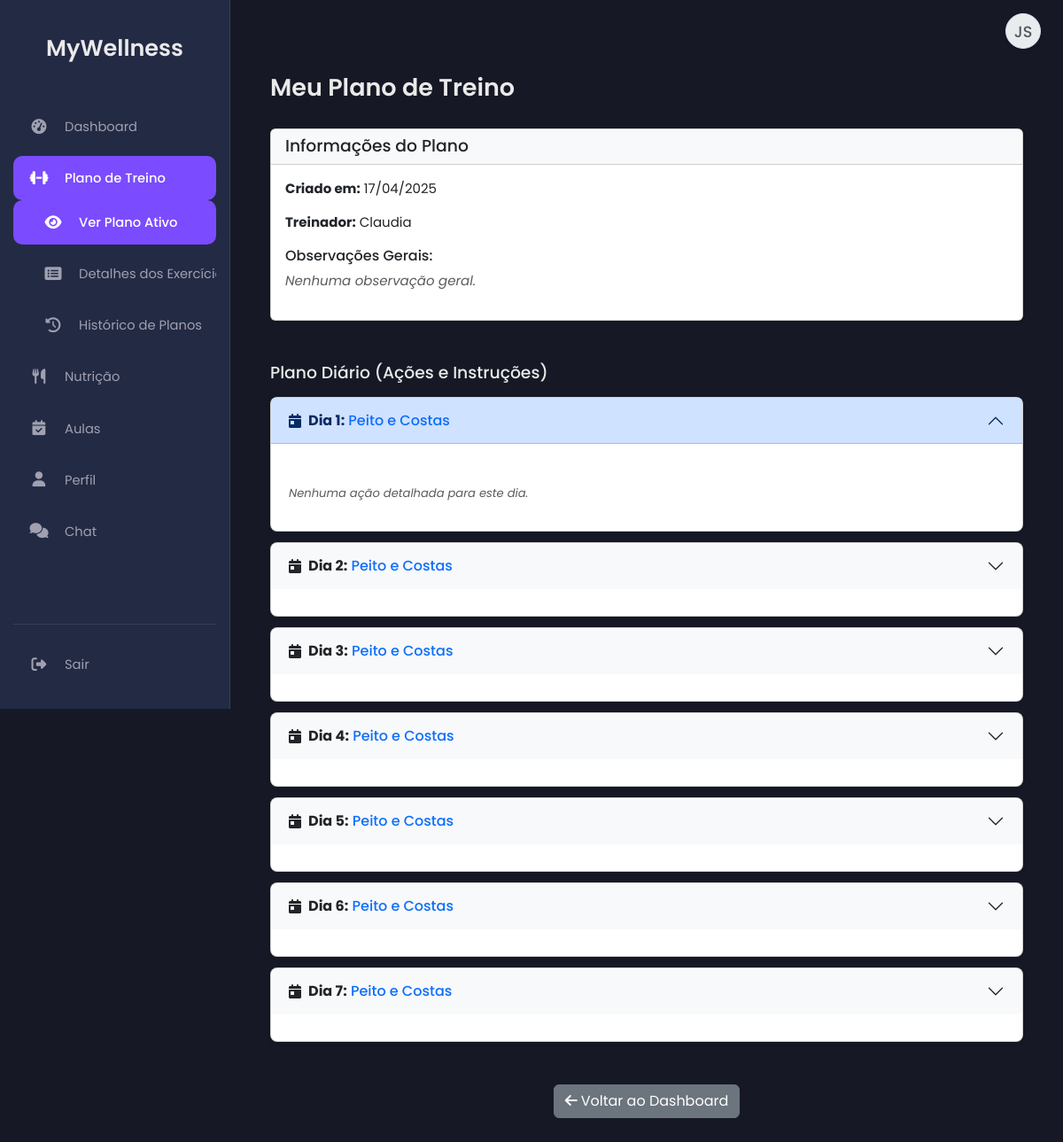
Page /workout_hub.php (signed in) on the earlier database version.
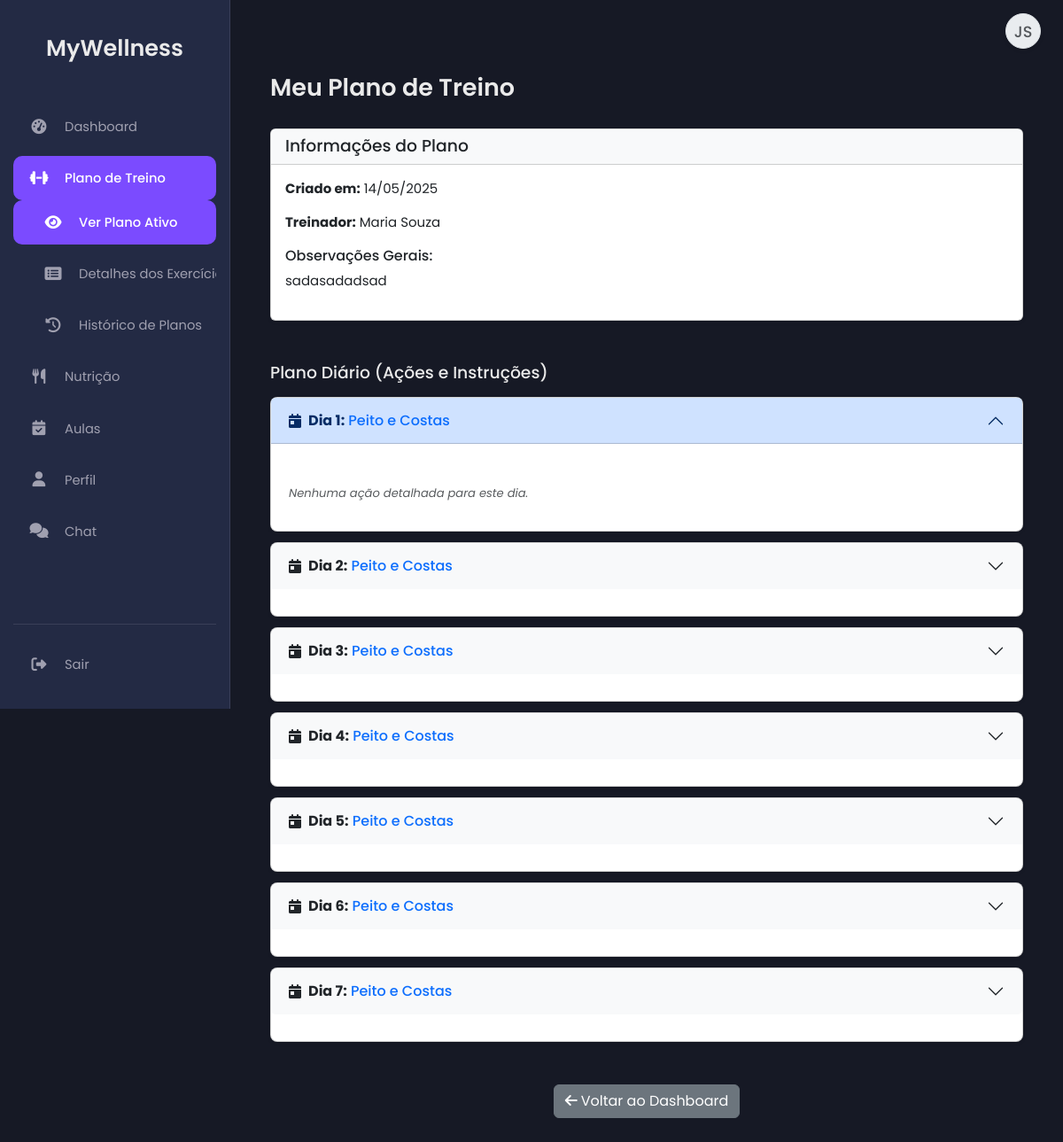
Same page on the later database version.
### tables this page shows
CREATE TABLE `workout_plans` (
  `id` int(11) NOT NULL,
  `client_id` int(11) NOT NULL,
  `trainer_id` int(11) NOT NULL,
  `plan_details` text NOT NULL,
  `created_at` timestamp NOT NULL DEFAULT current_timestamp(),
  `is_active` tinyint(1) DEFAULT 0
);

CREATE TABLE `users` (
  `id` int(11) NOT NULL,
  `name` varchar(100) NOT NULL,
  `email` varchar(100) NOT NULL,
  `numero_telemovel` varchar(25) DEFAULT NULL COMMENT 'Número de telemóvel do utilizador',
  `password` varchar(255) NOT NULL,
  `role` enum('client','trainer','nutritionist','admin','receptionist') DEFAULT NULL,
  `token` varchar(255) DEFAULT NULL,
  `reset_token` varchar(255) DEFAULT NULL,
  `reset_token_expires_at` datetime DEFAULT NULL,
  `first_login` tinyint(1) NOT NULL DEFAULT 1,
  `created_at` timestamp NOT NULL DEFAULT current_timestamp(),
  `profile_picture` varchar(255) DEFAULT NULL
);

CREATE TABLE `workout_plan_days` (
  `id` int(11) NOT NULL,
  `workout_plan_id` int(11) DEFAULT NULL,
  `day_name` varchar(255) NOT NULL,
  `day_details` text DEFAULT NULL,
  `day_option_id` int(11) DEFAULT NULL
);

CREATE TABLE `day_options` (
  `id` int(11) NOT NULL,
  `name` varchar(255) NOT NULL
);

### workout_hub.php (the view, shortened to what the changed rows need)
<?php
include 'db.php';
include 'header.php';
$user_id = $_SESSION['user_id'];
$workout_plan = null;
$workout_plan_days = [];
$page_error = '';
try {
    $stmt_client = $pdo->prepare("SELECT id FROM clients WHERE user_id = ? LIMIT 1");
    $stmt_client->execute([$user_id]);
    $client_data = $stmt_client->fetch();
    $client_id = $client_data['id'];
    $stmt_plan = $pdo->prepare("
        SELECT wp.id, wp.plan_details, wp.created_at, u.name as trainer_name
        FROM workout_plans wp
        JOIN users u ON wp.trainer_id = u.id
        WHERE wp.client_id = ? AND wp.is_active = 1
        LIMIT 1
    ");
    $stmt_plan->execute([$client_id]);
    $workout_plan = $stmt_plan->fetch();
    if ($workout_plan) {
        $workout_plan_id = $workout_plan['id'];
        $stmt_days = $pdo->prepare("
            SELECT wpd.day_name, wpd.day_details, do.name AS day_option_name
            FROM workout_plan_days wpd
            LEFT JOIN day_options do ON wpd.day_option_id = do.id
            WHERE wpd.workout_plan_id = ?
            ORDER BY FIELD(wpd.day_name, 'Dia 1', 'Dia 2', 'Dia 3', 'Dia 4', 'Dia 5', 'Dia 6', 'Dia 7')
        ");
        $stmt_days->execute([$workout_plan_id]);
        $workout_plan_days = $stmt_days->fetchAll();
    } else {
        $page_error = "Nenhum plano de treino ativo encontrado. Contacte o seu treinador.";
    }
} catch (PDOException $e) {
    $page_error = "Erro ao carregar o plano de treino: " . $e->getMessage();
    error_log("Erro BD ao carregar plano de treino (workout_hub.php): " . $e->getMessage());
} catch (Exception $e) {
    $page_error = "Erro: " . $e->getMessage();
    error_log("Erro geral ao carregar plano de treino (workout_hub.php): " . $e->getMessage());
}
function renderActions($json_details) {
    $actions = json_decode($json_details, true);
    if (!is_array($actions) || empty($actions)) {
        return '<p class="text-muted small fst-italic">Nenhuma ação detalhada para este dia.</p>';
    }
    $html = '<ul class="list-unstyled small mb-0">';
    $html .= '</ul>';
    return $html;
}
?>
<main class="main-content">
    <div class="container mt-5">
        <h2>Meu Plano de Treino</h2>
        <?php if ($page_error): ?>
            <div class="alert alert-warning"><?= htmlspecialchars($page_error) ?></div>
        <?php elseif ($workout_plan): ?>
            <div class="card shadow-sm mb-4">
                <div class="card-header bg-light"><h4 class="mb-0 text-dark">Informações do Plano</h4></div>
                    <div class="card-body">
                        <p><strong>Criado em:</strong> <?= htmlspecialchars(date('d/m/Y', strtotime($workout_plan['created_at']))) ?></p>
                        <p><strong>Treinador:</strong> <?= htmlspecialchars($workout_plan['trainer_name']) ?></p>
                        <h6>Observações Gerais:</h6>
                        <?php if (!empty($workout_plan['plan_details'])): ?>
                            <p><?= nl2br(htmlspecialchars($workout_plan['plan_details'])) ?></p>
                        <?php else: ?>
                            <p class="text-muted fst-italic">Nenhuma observação geral.</p>
                        <?php endif; ?>
                    </div>
            </div>
            <h4 class="mb-3 mt-5">Plano Diário (Ações e Instruções)</h4>
            <?php if (!empty($workout_plan_days)): ?>
                <div class="accordion workout-accordion" id="workoutPlanAccordion">
                    <?php foreach ($workout_plan_days as $index => $day):
                        $day_id_suffix = preg_replace('/[^a-zA-Z0-9]/', '', $day['day_name']) . $index;
                        $is_first_item = ($index === 0);
                    ?>
                        <div class="accordion-item">
                            <h2 class="accordion-header" id="heading<?= $day_id_suffix ?>">
                                <button class="accordion-button <?= !$is_first_item ? 'collapsed' : '' ?>" type="button" data-bs-toggle="collapse" data-bs-target="#collapse<?= $day_id_suffix ?>" aria-expanded="<?= $is_first_item ? 'true' : 'false' ?>" aria-controls="collapse<?= $day_id_suffix ?>">
                                    <i class="fas fa-calendar-day me-2"></i>
                                    <strong><?= htmlspecialchars($day['day_name']) ?>:</strong>&nbsp;
                                    <span class="text-primary"><?= htmlspecialchars($day['day_option_name'] ?: 'Descanso / Outro') ?></span>
                                </button>
                            </h2>
                            <div id="collapse<?= $day_id_suffix ?>" class="accordion-collapse collapse <?= $is_first_item ? 'show' : '' ?>" aria-labelledby="heading<?= $day_id_suffix ?>" data-bs-parent="#workoutPlanAccordion">
                                <div class="accordion-body">
                                    <?= renderActions($day['day_details']) ?>
                                </div>
                            </div>
                        </div>
                    <?php endforeach; ?>
                </div>
                <?php else: ?>
                    <p class="text-muted">Nenhum detalhe diário configurado para este plano.</p>
                <?php endif; ?>
        <?php endif; ?>
    </div>
</main>
<?php
include 'footer.php';
?>

Differences in the rows shown:
no longer on this page (row edited): workout_plans: created_at "17/04/2025", trainer.name "Claudia"
added workout_plans: created_at "14/05/2025", trainer.name "Maria Souza", plan_details "sadasadadsad"
Other differences:
text no longer shown: "Nenhuma observação geral."
